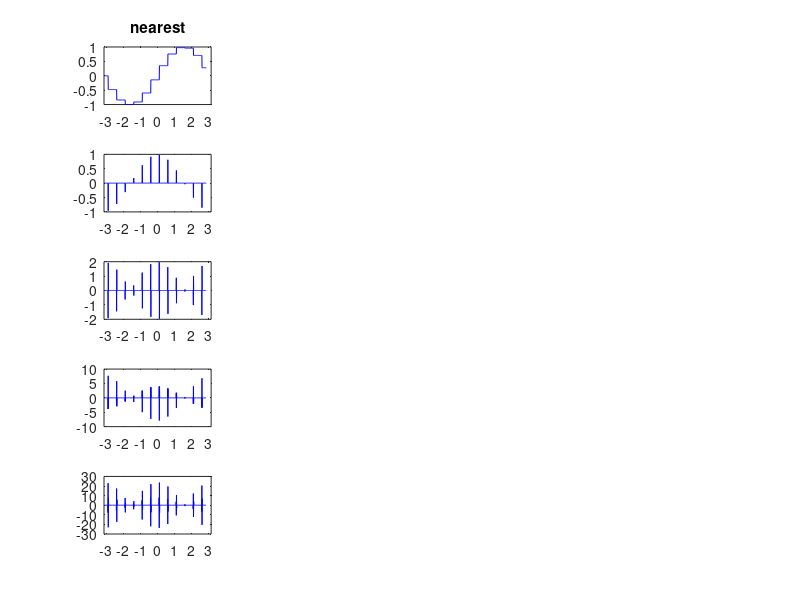

Write MATLAB code to recreate this figure. (Note: this script raises an error after producing the figure.)
% Aufgabe 9: Interpolation methoden
% S135

clc, clear, clf, shg

% Zuerst die Funktion diff = Differenzen

% Daten fur einen Sinus :
xDat=-pi:0.01:pi;
yDat=sin(xDat);
dx=xDat(2)-xDat(1)

plot(xDat,yDat)
hold on

size(xDat)
sindiff=diff(yDat)/dx;
size(sindiff)

x1=(xDat(2:end)+xDat(1:end-1))/2
size(x1)
plot(x1,sindiff)

%==================================================%

Methode=char('nearest','linear','pchip','spline');
xDat=-pi:0.5:pi;
yDat=sin(xDat);
hold off
x0=xDat;
y0=yDat;


for m=1:4
    % Auf Daten interpolieren :
        xi=-pi:0.01:pi;
        yi=interp1(x0,y0,xi,Methode(m,:));
        x1=xi;
        y1=yi;
    for n=1:5
        subplot(5,4,4*(n-1)+m)   
        plot(x1,y1,'b-')
        xlim([-pi pi])
        if n==1,title(Methode(m,:)), end
    % Die interpolieren Daten ableiten:
    dx=xDat(2)-xDat(1);
    y1=diff(y1)/dx;
    x1=(x1(2:end)+x1(1:end-1))/2;
    end
end
